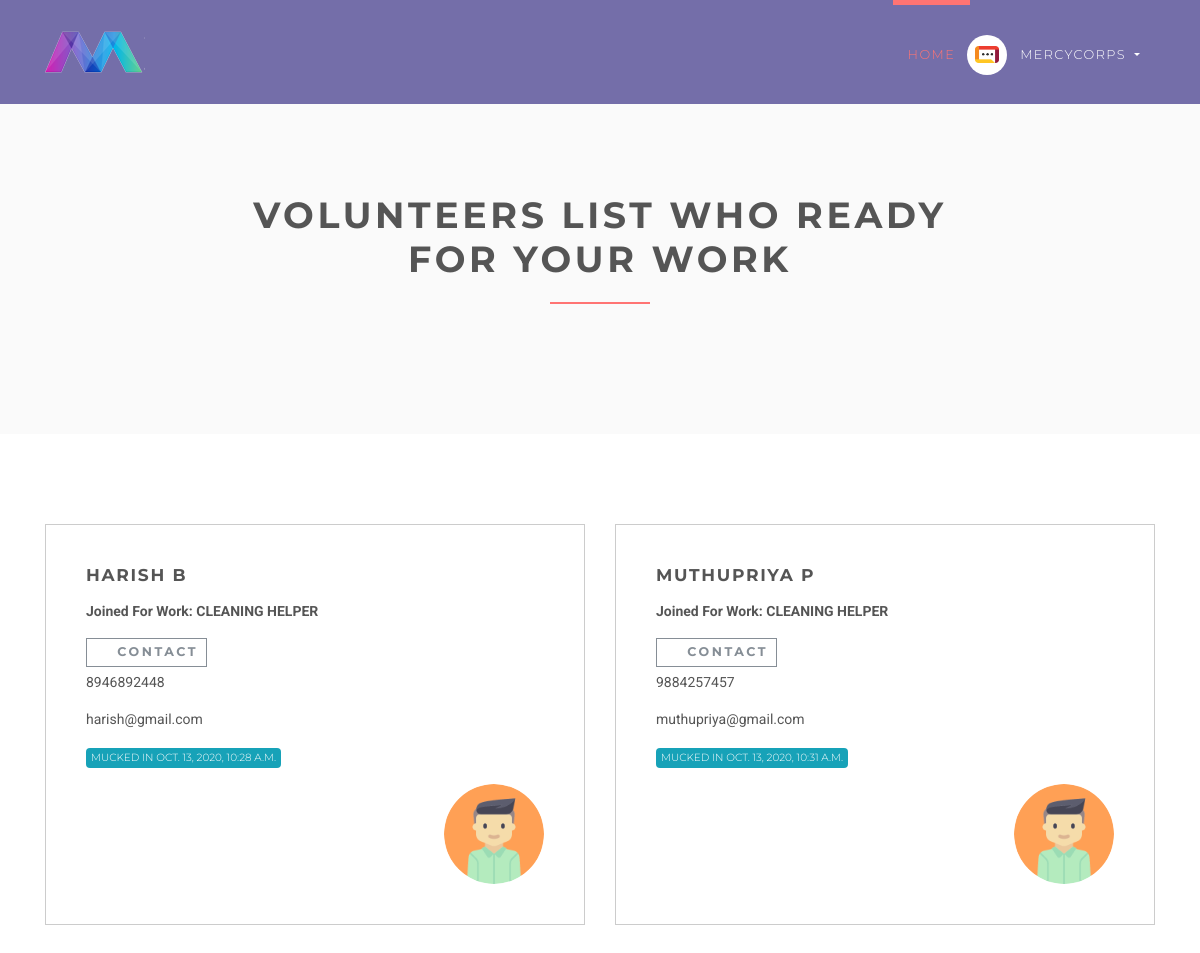
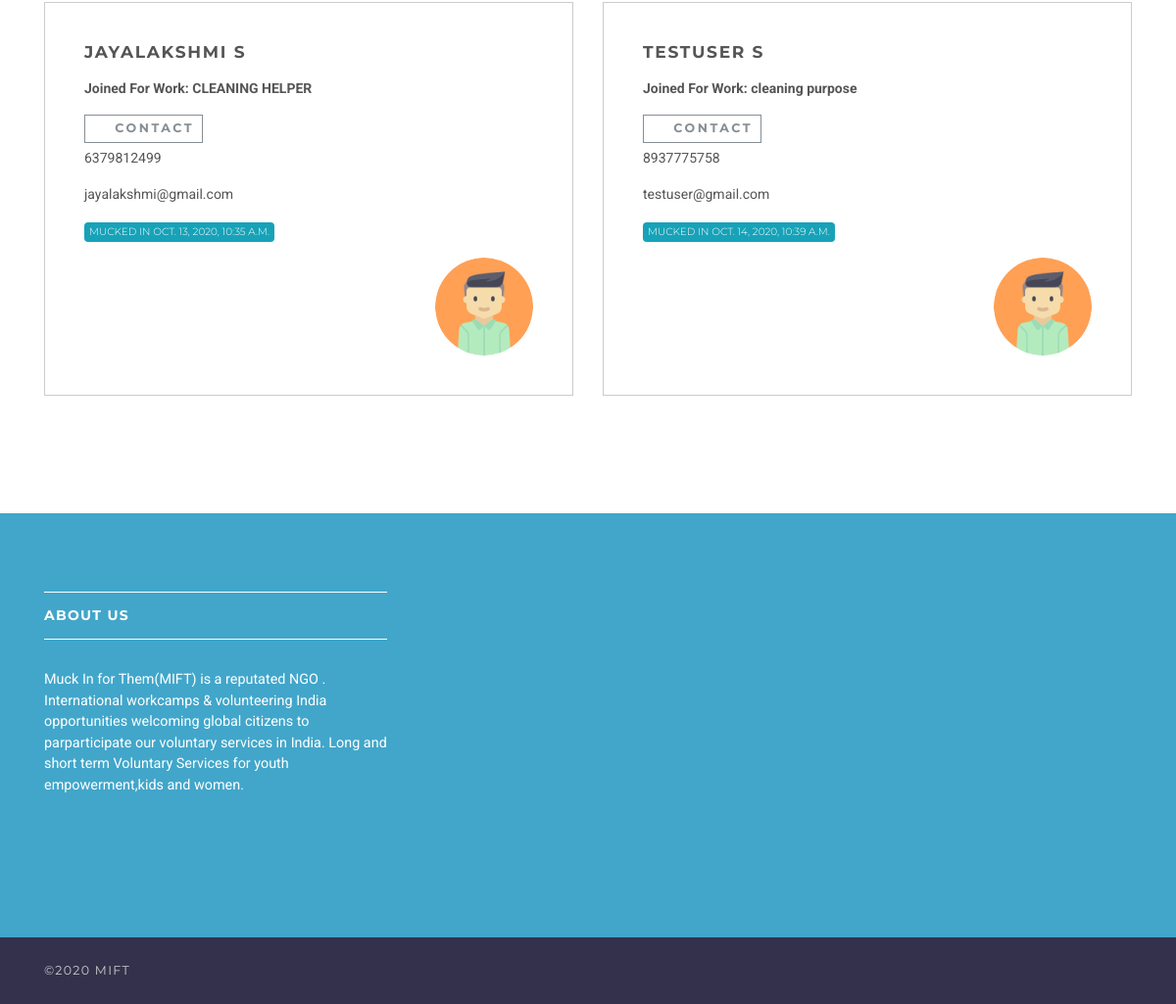
The app's page /ngo/dashboard/all-applicants (signed in) with its own data (2 pictures, top to bottom).
### accounts/models.py (models this page shows, shortened)
class User(AbstractUser):
    username = None
    role = models.CharField(max_length=12, error_messages={
        'required': "Role must be provided"
    })
    gender = models.CharField(max_length=10, blank=True, null=True, default="")
    email = models.EmailField(unique=True, blank=False,
                              error_messages={
                                  'unique': "A user with that email already exists.",
                              })
    account_no=models.PositiveIntegerField(null=True,blank=True)
    ifsc=models.TextField(max_length=15)
    account_holder_name = models.CharField(max_length=25)
    address = models.TextField(max_length=50)
    phone_regex = RegexValidator(regex=r'^\+?1?\d{8,10}$',
                                 message="Phone number must be entered in the format: '+999999999'. Up to 10 digits allowed.")
    phno = models.CharField(validators=[phone_regex], max_length=17, blank=True)  # validators should be a list
    USERNAME_FIELD = "email"
    REQUIRED_FIELDS = []
    objects = UserManager()

### jobsapp/models.py (models this page shows, shortened)
class Applicant(models.Model):
    user = models.ForeignKey(User, on_delete=models.CASCADE)
    job = models.ForeignKey(Job, on_delete=models.CASCADE, related_name='applicants')
    created_at = models.DateTimeField(default=timezone.now)
    class Meta:
        unique_together = ['user', 'job']

class Job(models.Model):
    user = models.ForeignKey(User, on_delete=models.CASCADE)
    title = models.CharField(max_length=300)
    description = models.TextField()
    location = models.CharField(max_length=150)
    type = models.CharField(choices=JOB_TYPE, max_length=10)
    last_date = models.DateTimeField()
    company_name = models.CharField(max_length=100)
    company_description = models.CharField(max_length=300)
    website = models.CharField(max_length=100, default="",blank=True)
    created_at = models.DateTimeField(default=timezone.now)
    filled = models.BooleanField(default=False)
    phone_number= models.PositiveIntegerField(blank=True,null=True)

### jobsapp/views/ngo.py (the view)
# urls.py: path('all-applicants', ApplicantsListView.as_view(), name='ngo-all-applicants'),
class ApplicantsListView(ListView):
    model = Applicant
    template_name = 'jobs/ngo/all-applicants.html'
    context_object_name = 'applicants'
    def get_queryset(self):
        return self.model.objects.filter(job__user_id=self.request.user.id)

### templates/jobs/ngo/all-applicants.html (shortened to what this page needs)
{% extends 'base.html' %}
{% load static %}
{% block content %}
    <section class="bg-light-gray">
        <div class="container">
            <div class="row">
                <div class="col-lg-8 mx-auto">
                    <h1 class="heading">Volunteers list who ready for your Work</h1>
                </div>
            </div>
        </div>
    </section>
    <section>
        <div class="container">
            <div class="row">
                {% for applicant in applicants %}
                    <div class="col-lg-6">
                        <div class="box applicant">
                            <h4>{{ applicant.user.get_full_name }}</h4>
                            <p><strong>Joined For Work: {{ applicant.job.title }}</strong></p>
                            <a href="#" data-toggle="modal" data-target="#contact-modal"
                               class="btn btn-outline-white-secondary btn-sm">
                                <i class="fa fa-envelope"></i>Contact
                            </a>
                            <p>{{applicant.user.phno}}</p>
                            <p>{{applicant.user.email}}</p>
                            <p>
                                <span class="badge badge-info">Mucked In {{ applicant.created_at.astimezone }}</span>
                            </p>
                            <div class="d-flex justify-content-between">
                                <p class="intro"></p>
                                <div class="image">
                                    <img src="{% static 'img/avatar.png' %}" alt=""
                                         class="img-fluid rounded-circle">
                                </div>
                            </div>
                        </div>
                    </div>
                {% endfor %}
            </div>
        </div>
    </section>
{% endblock %}

### templates/base.html (shortened to what this page needs)
{% load static %}
<!DOCTYPE html>
<html>
<head>
    <link rel="stylesheet"
          href="{% static 'vendor/bootstrap/css/bootstrap.min.css' %}">
    <link rel="stylesheet"
          href="{% static 'vendor/font-awesome/css/font-awesome.min.css' %}">
    <link rel="stylesheet"
          href="{% static 'vendor/owl.carousel/assets/owl.carousel.css' %}">
    <link rel="stylesheet"
          href="{% static 'vendor/owl.carousel/assets/owl.theme.default.css' %}">
    <link rel="stylesheet" href="{% static 'css/style.default.css' %}"
          id="theme-stylesheet">
    <link rel="stylesheet" href="{% static 'css/custom.css' %}">
</head>
<body>
<header class="header">
    <nav class="navbar navbar-expand-lg">
        <div class="container">
            <a href="/" class="navbar-brand">
                <img src="{% static 'img/logo-small.png' %}" alt="logo" class="d-none d-lg-block">
            </a>
            <div id="navbarSupportedContent" class="collapse navbar-collapse">
                <ul class="navbar-nav ml-auto">
                    <li class="nav-item active">
                        <a href="/" class="nav-link">Home <span class="sr-only">(current)</span></a>
                    </li>
                    {% if request.user.is_authenticated and request.user.role == 'ngo' %}
                        <li class="nav-item dropdown">
                            <a id="clientZone" href="#" data-toggle="dropdown"
                               aria-haspopup="true" aria-expanded="false"
                               class="nav-link dropdown-toggle has-img mb-3 mb-lg-0 mt-3 mt-lg-0">
                                <div class="client-menu-image">
                                    <div class="inner">
                                        <img src="{% static 'img/company-1.png' %}"
                                             alt="company image"
                                             class="img-fluid">
                                    </div>
                                </div>
                                {% if request.user.role == 'user' %}
                                    {{ request.user.first_name }} {{ request.user.last_name }}
                                {% else %}
                                    {{ request.user.first_name }}
                                {% endif %}
                            </a>
                        </li>
                    {% endif %}
                </ul>
            </div>
        </div>
    </nav>
</header>
<div>
    {% block content %} {% endblock %}
</div>
<footer class="footer">
    <div class="footer__block">
        <div class="container">
            <div class="row">
                <div class="col-lg-4 col-md-12 mb-5">
                    <h4 class="h5">About Us</h4>
                    <p> Muck In for Them(MIFT) is a reputated NGO .
                        International workcamps & volunteering India opportunities welcoming global citizens to parparticipate our voluntary services in India.
                        Long and short term Voluntary Services for youth empowerment,kids and women. </p>
                </div>
            </div>
        </div>
    </div>
    <div class="footer__copyright">
        <div class="container">
            <div class="row">
                <div class="col-md-6 text-md-left text-center">
                    <p>&copy;2020 MIFT</p>
                </div>
            </div>
        </div>
    </div>
</footer>
</body>
</html>

### static/css/custom.css (style rules this page uses)
.mb-5, .my-5 { margin-bottom: 3rem !important; }

### records on screen
User: user.first_name "MERCYCORPS"
Applicant: user.get_full_name "HARISH B", job "CLEANING HELPER", user.phno "8946892448", user.email "harish@gmail.com", created_at.astimezone "OCT. 13, 2020, 10:28 A.M."
Applicant: user.get_full_name "MUTHUPRIYA P", job "CLEANING HELPER", user.phno "9884257457", user.email "muthupriya@gmail.com", created_at.astimezone "OCT. 13, 2020, 10:31 A.M."
Applicant: user.get_full_name "JAYALAKSHMI S", job "CLEANING HELPER", user.phno "6379812499", user.email "jayalakshmi@gmail.com", created_at.astimezone "OCT. 13, 2020, 10:35 A.M."
Applicant: user.get_full_name "TESTUSER S", job "cleaning purpose", user.phno "8937775758", user.email "testuser@gmail.com", created_at.astimezone "OCT. 14, 2020, 10:39 A.M."
